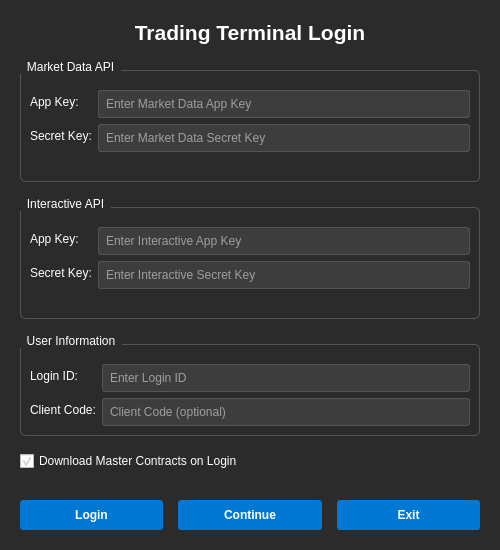
<?xml version="1.0" encoding="UTF-8"?>
<ui version="4.0">
 <class>LoginWindow</class>
 <widget class="QDialog" name="LoginWindow">
  <property name="geometry">
   <rect>
    <x>0</x>
    <y>0</y>
    <width>500</width>
    <height>550</height>
   </rect>
  </property>
  <property name="windowTitle">
   <string>XTS API Login</string>
  </property>
  <property name="modal">
   <bool>true</bool>
  </property>
  <property name="styleSheet">
   <string notr="true">
QDialog {
    background-color: #2b2b2b;
}

QLabel {
    color: #ffffff;
}

QLineEdit {
    background-color: #3d3d3d;
    border: 1px solid #555555;
    border-radius: 3px;
    padding: 5px;
    color: #ffffff;
}

QLineEdit:focus {
    border: 1px solid #00aaff;
}

QPushButton {
    background-color: #0078d4;
    color: white;
    border: none;
    border-radius: 3px;
    padding: 8px 16px;
    font-weight: bold;
}

QPushButton:hover {
    background-color: #005a9e;
}

QPushButton:pressed {
    background-color: #004578;
}

QPushButton:disabled {
    background-color: #555555;
    color: #999999;
}

QCheckBox {
    color: #ffffff;
}

QGroupBox {
    color: #ffffff;
    border: 1px solid #555555;
    border-radius: 5px;
    margin-top: 10px;
    padding-top: 10px;
}

QGroupBox::title {
    subcontrol-origin: margin;
    subcontrol-position: top left;
    padding: 0 5px;
}
   </string>
  </property>
  <layout class="QVBoxLayout" name="verticalLayout">
   <property name="spacing">
    <number>15</number>
   </property>
   <property name="leftMargin">
    <number>20</number>
   </property>
   <property name="topMargin">
    <number>20</number>
   </property>
   <property name="rightMargin">
    <number>20</number>
   </property>
   <property name="bottomMargin">
    <number>20</number>
   </property>
   <item>
    <widget class="QLabel" name="labelTitle">
     <property name="font">
      <font>
       <pointsize>16</pointsize>
       <weight>75</weight>
       <bold>true</bold>
      </font>
     </property>
     <property name="text">
      <string>Trading Terminal Login</string>
     </property>
     <property name="alignment">
      <set>Qt::AlignCenter</set>
     </property>
    </widget>
   </item>
   <item>
    <widget class="QGroupBox" name="groupBoxMarketData">
     <property name="title">
      <string>Market Data API</string>
     </property>
     <layout class="QFormLayout" name="formLayout">
      <item row="0" column="0">
       <widget class="QLabel" name="labelMDAppKey">
        <property name="text">
         <string>App Key:</string>
        </property>
       </widget>
      </item>
      <item row="0" column="1">
       <widget class="QLineEdit" name="lb_md_appKey">
        <property name="placeholderText">
         <string>Enter Market Data App Key</string>
        </property>
       </widget>
      </item>
      <item row="1" column="0">
       <widget class="QLabel" name="labelMDSecretKey">
        <property name="text">
         <string>Secret Key:</string>
        </property>
       </widget>
      </item>
      <item row="1" column="1">
       <widget class="QLineEdit" name="lb_md_secretKey">
        <property name="echoMode">
         <enum>QLineEdit::Password</enum>
        </property>
        <property name="placeholderText">
         <string>Enter Market Data Secret Key</string>
        </property>
       </widget>
      </item>
      <item row="2" column="0" colspan="2">
       <widget class="QLabel" name="lbMDStatus">
        <property name="text">
         <string/>
        </property>
        <property name="alignment">
         <set>Qt::AlignCenter</set>
        </property>
       </widget>
      </item>
     </layout>
    </widget>
   </item>
   <item>
    <widget class="QGroupBox" name="groupBoxInteractive">
     <property name="title">
      <string>Interactive API</string>
     </property>
     <layout class="QFormLayout" name="formLayout_2">
      <item row="0" column="0">
       <widget class="QLabel" name="labelIAAppKey">
        <property name="text">
         <string>App Key:</string>
        </property>
       </widget>
      </item>
      <item row="0" column="1">
       <widget class="QLineEdit" name="lb_ia_appKey">
        <property name="placeholderText">
         <string>Enter Interactive App Key</string>
        </property>
       </widget>
      </item>
      <item row="1" column="0">
       <widget class="QLabel" name="labelIASecretKey">
        <property name="text">
         <string>Secret Key:</string>
        </property>
       </widget>
      </item>
      <item row="1" column="1">
       <widget class="QLineEdit" name="lb_ia_secretKey">
        <property name="echoMode">
         <enum>QLineEdit::Password</enum>
        </property>
        <property name="placeholderText">
         <string>Enter Interactive Secret Key</string>
        </property>
       </widget>
      </item>
      <item row="2" column="0" colspan="2">
       <widget class="QLabel" name="lbIAStatus">
        <property name="text">
         <string/>
        </property>
        <property name="alignment">
         <set>Qt::AlignCenter</set>
        </property>
       </widget>
      </item>
     </layout>
    </widget>
   </item>
   <item>
    <widget class="QGroupBox" name="groupBoxUser">
     <property name="title">
      <string>User Information</string>
     </property>
     <layout class="QFormLayout" name="formLayout_3">
      <item row="0" column="0">
       <widget class="QLabel" name="labelLoginID">
        <property name="text">
         <string>Login ID:</string>
        </property>
       </widget>
      </item>
      <item row="0" column="1">
       <widget class="QLineEdit" name="lb_loginId">
        <property name="placeholderText">
         <string>Enter Login ID</string>
        </property>
       </widget>
      </item>
      <item row="1" column="0">
       <widget class="QLabel" name="labelClientCode">
        <property name="text">
         <string>Client Code:</string>
        </property>
       </widget>
      </item>
      <item row="1" column="1">
       <widget class="QLineEdit" name="leClient">
        <property name="placeholderText">
         <string>Client Code (optional)</string>
        </property>
       </widget>
      </item>
     </layout>
    </widget>
   </item>
   <item>
    <widget class="QCheckBox" name="cbCmaster">
     <property name="text">
      <string>Download Master Contracts on Login</string>
     </property>
     <property name="checked">
      <bool>true</bool>
     </property>
    </widget>
   </item>
   <item>
    <spacer name="verticalSpacer">
     <property name="orientation">
      <enum>Qt::Vertical</enum>
     </property>
     <property name="sizeHint" stdset="0">
      <size>
       <width>20</width>
       <height>20</height>
      </size>
     </property>
    </spacer>
   </item>
   <item>
    <layout class="QHBoxLayout" name="horizontalLayout">
     <item>
      <widget class="QPushButton" name="pbLogin">
       <property name="text">
        <string>Login</string>
       </property>
       <property name="default">
        <bool>true</bool>
       </property>
      </widget>
     </item>
     <item>
      <widget class="QPushButton" name="pbNext">
       <property name="text">
        <string>Continue</string>
       </property>
      </widget>
     </item>
     <item>
      <widget class="QPushButton" name="pbExit">
       <property name="text">
        <string>Exit</string>
       </property>
      </widget>
     </item>
    </layout>
   </item>
  </layout>
 </widget>
 <resources/>
 <connections/>
</ui>
